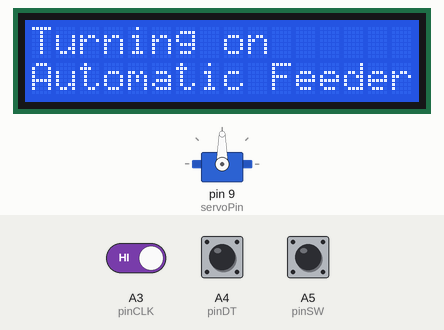
Bench run of a sketch on a simulated Arduino Uno, built with avr-gcc and run on an emulated ATmega328P. Shown: 16×2 character LCD, servo. Inputs (shaded band) come from the test bench; at power-on: A5 (pinSW) HIGH, A3 (pinCLK) HIGH, A4 (pinDT) HIGH. The local clock reads 2024-03-15 10:24:30 at power-on unless the sketch sets it; what the sketch prints to the serial monitor is not drawn.

Above: at 0.1 s.
At 3.2 s:
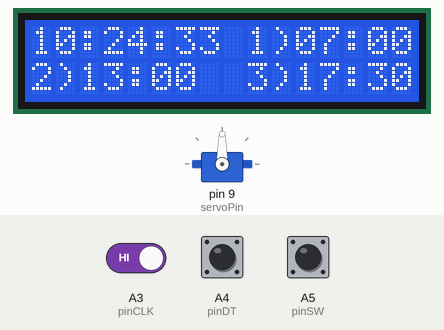
3.3 s: A5 (pinSW) pulled LOW for 0.15 s
6.4 s: A3 (pinCLK) driven LOW
9.4 s: A5 (pinSW) pulled LOW for 1 s
At 11.6 s:
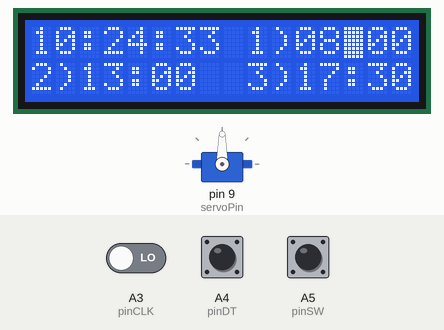
11.9 s: A3 (pinCLK) driven HIGH
Timing chart, 0 to 14.9 s (numbered marks = the images above; inputs shaded):
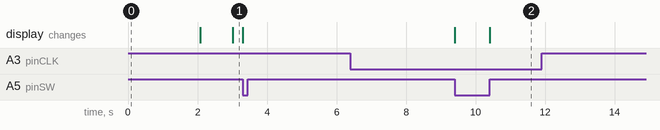

The sketch:

cat_feeder.ino
```cpp
// include libraries
#include <LiquidCrystal.h>
#include <ThreeWire.h>
#include <RtcDS1302.h>
#include <Servo.h>


// initialize library for LCD with corresponding pin numbers
LiquidCrystal lcd(12, 11, 5, 4, 3, 2);
// create rtc instance with correspoinding pin numbers
ThreeWire myWire(6,8,7);
RtcDS1302 <ThreeWire> Rtc(myWire);
Servo feedServo;


// create global variables
const int pinCLK  = A3; // Clock signal
const int pinDT =  A4; // Data signal
const int pinSW  = A5; // Rotary encoder switch
const int servoPin = 9; // Servo Pin
int clkState;
int clkLastState;
int counterMin = 0;
int counterHour = 0;
int feed1Hour = 7;
int feed1Min = 00;
int feed2Hour = 13;
int feed2Min = 00;
int feed3Hour = 17;
int feed3Min = 30;


void setup() {
  // setup LCD
  Serial.begin(9600);
  lcd.begin(16, 2);
  lcd.print("Turning on");
  lcd.setCursor(0,1);
  lcd.print("Automatic Feeder");
  // setup rotary encoder
  pinMode(pinCLK, INPUT);
  pinMode(pinDT, INPUT);
  pinMode(pinSW, INPUT);
  feedServo.attach(servoPin);
  clkLastState = digitalRead(pinCLK);
  // initialize rtc
  Rtc.Begin();
  RtcDateTime compiled = RtcDateTime(__DATE__, __TIME__);
  if (!Rtc.IsDateTimeValid())  // copied from rtc library
    {
        // Common Causes:
        //    1) first time you ran and the device wasn't running yet
        //    2) the battery on the device is low or even missing

        Serial.println("RTC lost confidence in the DateTime!");
        Rtc.SetDateTime(compiled);
    }
   RtcDateTime now = Rtc.GetDateTime();
    if (now < compiled)
    {
        Serial.println("RTC is older than compile time!  (Updating DateTime)");
        Rtc.SetDateTime(compiled);
    }
    else if (now > compiled)
    {
        Serial.println("RTC is newer than compile time. (this is expected)");
    }
    else if (now == compiled)
    {
        Serial.println("RTC is the same as compile time! (not expected but all is fine)");
    }

  delay(2000);
  lcd.clear();
}

void loop() {
  lcd.setCursor(0,0);
  RtcDateTime now = Rtc.GetDateTime();

  // display current time in top left of lcd

  printDigits(now.Hour());
  lcd.print(":");
  printDigits(now.Minute());
  lcd.print(":");
  printDigits(now.Second());

  // displays all 3 feeding times

  lcd.print(" 1)");
  printDigits(feed1Hour);
  lcd.print(":");
  printDigits(feed1Min);
  lcd.setCursor(0,1);
  lcd.print("2)");
  printDigits(feed2Hour);
  lcd.print(":");
  printDigits(feed2Min);
  lcd.print("  3)");
  printDigits(feed3Hour);
  lcd.print(":");
  printDigits(feed3Min);

 // main if section that monitors push button on rotary encoder

 //change feed time 1 hours

 if (digitalRead(pinSW) == LOW) { // when button on rotary encoder is pushed
  lcd.blink(); // sets up blinking cursor
  counterHour = feed1Hour; // needed or feed time always resets to 0
  delay(500); // delay needed so arduino registers each button press only once
  do {
    lcd.setCursor(12,0); // sets cursor on feed hour 1 position
    changeTime("hour"); // created method

    feed1Hour = counterHour; // line of code that actually changes the feed time
    lcd.setCursor(11,0); // needed so that the hour can be printed in the correct spot
    printDigits(feed1Hour);
  } while (digitalRead(pinSW) == HIGH); // peform previous do syntax until button is pushed again
  lcd.noBlink(); // turns off blinking cursor
  delay(1000);

  // change feed time 1 minutes

  lcd.blink();
  counterMin = feed1Min;
  delay(500);
  do {
    lcd.setCursor(15,0);
    changeTime("minute");

    feed1Min = counterMin;
    lcd.setCursor(14,0);
    printDigits(feed1Min);
  } while(digitalRead(pinSW) == HIGH);
  lcd.noBlink();
  delay(1000);

  // change feed time 2 hours

  lcd.blink();
  counterHour = feed2Hour;
  delay(500);
  do {
    lcd.setCursor(3,1);
    changeTime("hour");

    feed2Hour = counterHour;
    lcd.setCursor(2,1);
    printDigits(feed2Hour);
  } while(digitalRead(pinSW) == HIGH);
  lcd.noBlink();
  delay(1000);

  // change feed time 2 minutes

  lcd.blink();
  counterMin = feed2Min;
  delay(500);
  do {
    lcd.setCursor(6,1);
    changeTime("minute");

    feed2Min = counterMin;
    lcd.setCursor(5,1);
    printDigits(feed2Min);
  } while(digitalRead(pinSW) == HIGH);
  lcd.noBlink();
  delay(1000);

  // change feed time 3 hours

  lcd.blink();
  counterHour = feed3Hour;
  delay(500);
  do {
    lcd.setCursor(12,1);
    changeTime("hour");

    feed3Hour = counterHour;
    lcd.setCursor(11,1);
    printDigits(feed3Hour);
  } while(digitalRead(pinSW) == HIGH);
  lcd.noBlink();
  delay(1000);

  // change feed time 3 minutes

  lcd.blink();
  counterMin = feed3Min;
  delay(500);
  do {
    lcd.setCursor(15,1);
    changeTime("minute");

    feed3Min = counterMin;
    lcd.setCursor(14,1);
    printDigits(feed3Min);
  } while(digitalRead(pinSW) == HIGH);
  lcd.noBlink();
  delay(1000);
 }

 //feed section

 if (feed1Hour == now.Hour() && feed1Min == now.Minute() && now.Second() == 0) {
  feed();
  }

 if (feed2Hour == now.Hour() && feed2Min == now.Minute() && now.Second() == 0) {
  feed();
  }

 if (feed3Hour == now.Hour() && feed3Min == now.Minute() && now.Second() == 0) {
   feed();
  }
}


//created methods


void printDigits(int digits) {
 // function for digital clock display: prints leading 0 on lcd if digit is < 10
 if (digits < 10)
 lcd.print('0');
 lcd.print(digits);
}

void changeTime(String time) {
  // function to keep a placeholder counter so that the rotary encoder can change the time for the feed times
  clkState = digitalRead(pinCLK); // reads the "current" state of the clock pin
  if (clkState != clkLastState) { // if the previous and the current state of the clock pin are different that means a rotation has occurred
    if (digitalRead(pinDT) != clkState && time == "minute") { // if the Data pin state is different to the clock pin state, that means the encoder is rotating clockwise
        if (counterMin == 59) counterMin = -1; // resets minutes to 0 when rotating CW after 59
        counterMin++; // increments counter
        //lcd.clear();
        } else if (digitalRead(pinDT) == clkState && time == "minute") {
        if (counterMin == 0) counterMin = 60; //resets minutes to 59 when rotating CCW from 0
        counterMin --; // decrements counter
        //lcd.clear();
        }
    if (digitalRead(pinDT) != clkState && time == "hour") {
        if (counterHour == 23) counterHour = -1; // resets hours to 0 when rotating CW after 23
        counterHour++;
        //lcd.clear();
        } else if (digitalRead(pinDT) == clkState && time == "hour") {
        if (counterHour == 0) counterHour = 24; // resets hours to 23 when rotating CCW from 0
        counterHour --;
        //lcd.clear();
        }
       }
  clkLastState = clkState; // updates the previous state of the pinCLK with the current state
}


void feed() {
  // function to turn motor on for designated period of time
    feedServo.write(0); //turns auger counter clockwise; put 180 for clockwise
    delay(10000); // keeps auger turning for 10 seconds
    feedServo.write(90); //stops auger
}
```

Measured:
- after the input at 6.4 s, every drawn part: stays the same
- after the input at 9.4 s, the display: first changes at once (image 2 shows a later state)
- after the input at 11.9 s, every drawn part: stays the same
